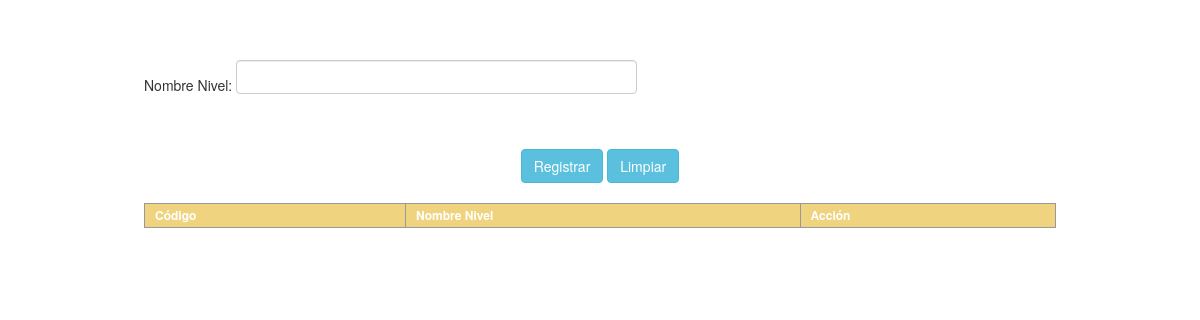
Page /vista/nivel.php on the earlier database version.
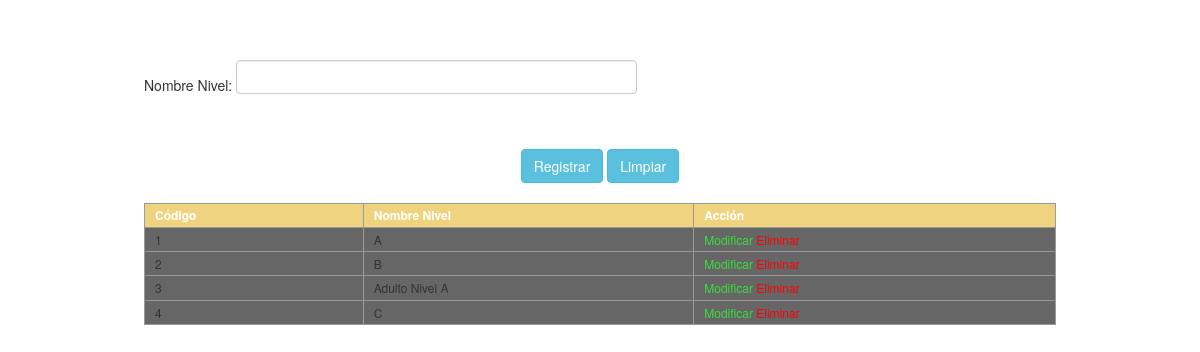
Same page on the later database version.
### tables this page shows
CREATE TABLE `nivel` (
  `id_nivel` int(11) NOT NULL AUTO_INCREMENT,
  `nivel` varchar(25) DEFAULT NULL,
  PRIMARY KEY (`id_nivel`),
  KEY `id_estilo` (`id_nivel`)
);

### modelo/Conexion.php (called while the page is built, shortened)
<?php
class Conexion
{
    private static $_server   = 'localhost';
    private static $_user     = 'root';
    private static $_password = '123456';
    protected $bd             = 'wushu';
    private function _abrir_conn() {
        $this->_conn = new mysqli(self::$_server, self::$_user, self::$_password, $this->bd);
        if ((int) $this->_conn->connect_errno == 0) {
            $this->_state_conn = TRUE;
            $this->_conn->set_charset('utf8');
            return $this->_conn;
        }
    }
    public function _query($sql) {
        if ($this->_state_conn === TRUE) {
            $resultado = $this->_conn->query($sql);
            if($resultado){
                return $resultado;
            }else{
                return FALSE;
            }
        }
    }
    public function RetornarRegistros($sql) {
        $result = $this->_query($sql);
        if ($this->_state_conn === TRUE) {
             $count = $result->num_rows;
            if($count > 0){
            while ($row =$result->fetch_array()) {
                $rows[] = $row;
            }
            return $rows;
            }else{
                return FALSE;
            }
        }
    }
}

### vista/nivel.php (the view, shortened to what the changed rows need)
<?php
require_once '../modelo/Conexion.php';
$obj_conexion = new Conexion();
?>
<!DOCTYPE html>
<html>
    <head>
        <link href="../css/bootstrap.css" rel="stylesheet" media="screen"/>
        <link href="../css/estilos.css" rel="stylesheet" media="screen"/>
        <link href="../css/jquery.dataTables.css" rel="stylesheet" media="screen"/>
        <link href="../css/select2.css" rel="stylesheet" media="screen"/>
        <link href="../css/select2-bootstrap.css" rel="stylesheet" media="screen"/>
    </head>
    <body>
        <div style="margin-top: 5%;position: relative;display: block">
            <form id="frmestilo">
                <table width="912" border="0" align="center">
                    <tr>
                        <td colspan="4" align="center">
                            <table border="0" id="tbl_estilo" class="dataTable">
                                <thead>
                                    <tr>
                                        <th>C&oacute;digo</th>
                                        <th>Nombre Nivel</th>
                                        <th>Acci&oacute;n</th>
                                    </tr>
                                </thead>
                                <tbody>
                                    <?php
                                    $sql                 = "SELECT id_nivel,nivel FROM nivel";
                                    $resgistros          = $obj_conexion->RetornarRegistros($sql);
                                    $es_array = is_array($resgistros) ? TRUE : FALSE;
                                    if ($es_array == TRUE) {
                                        for ($i = 0; $i < count($resgistros); $i++) {
                                            ?>
                                            <tr>
                                                <td><?php echo $resgistros[$i]['id_nivel'] ?></td>
                                                <td><?php echo $resgistros[$i]['nivel'] ?></td>
                                                <td>
                                                    <span class="accion modificar">Modificar</span>
                                                    <span class="accion eliminar">Eliminar</span>
                                                </td>
                                            </tr>
                                            <?php
                                        }
                                    }
                                    ?>
                                </tbody>
                            </table>
                        </td>
                    </tr>
                </table>
            </form>
        </div>
    </body>
</html>

Differences in the rows shown:
added nivel: id_nivel "1", nivel "A"
added nivel: id_nivel "2", nivel "B"
added nivel: id_nivel "3", nivel "Adulto Nivel A"
added nivel: id_nivel "4", nivel "C"
